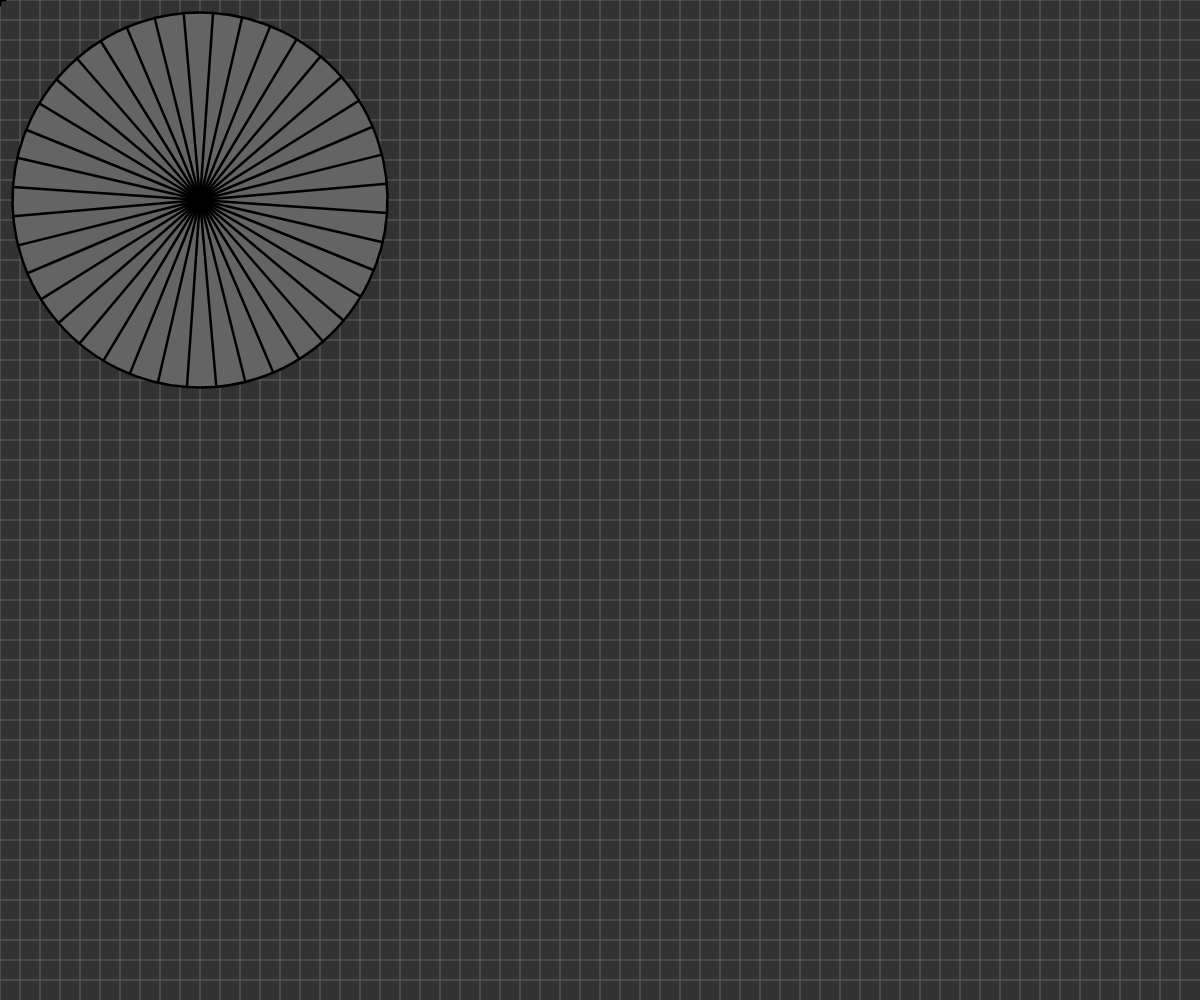
Frame 1 (no input)
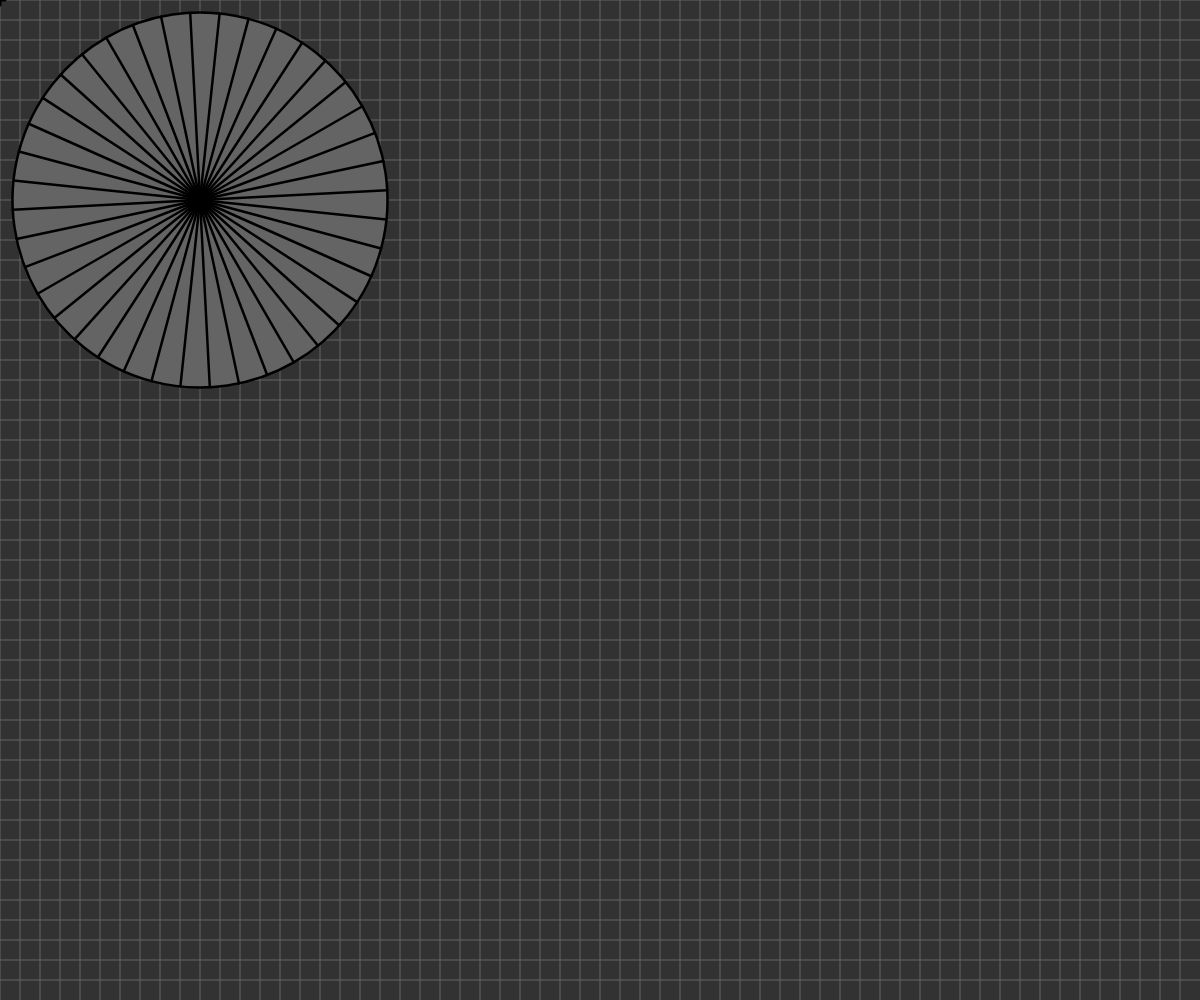
Frame 60 (no input)
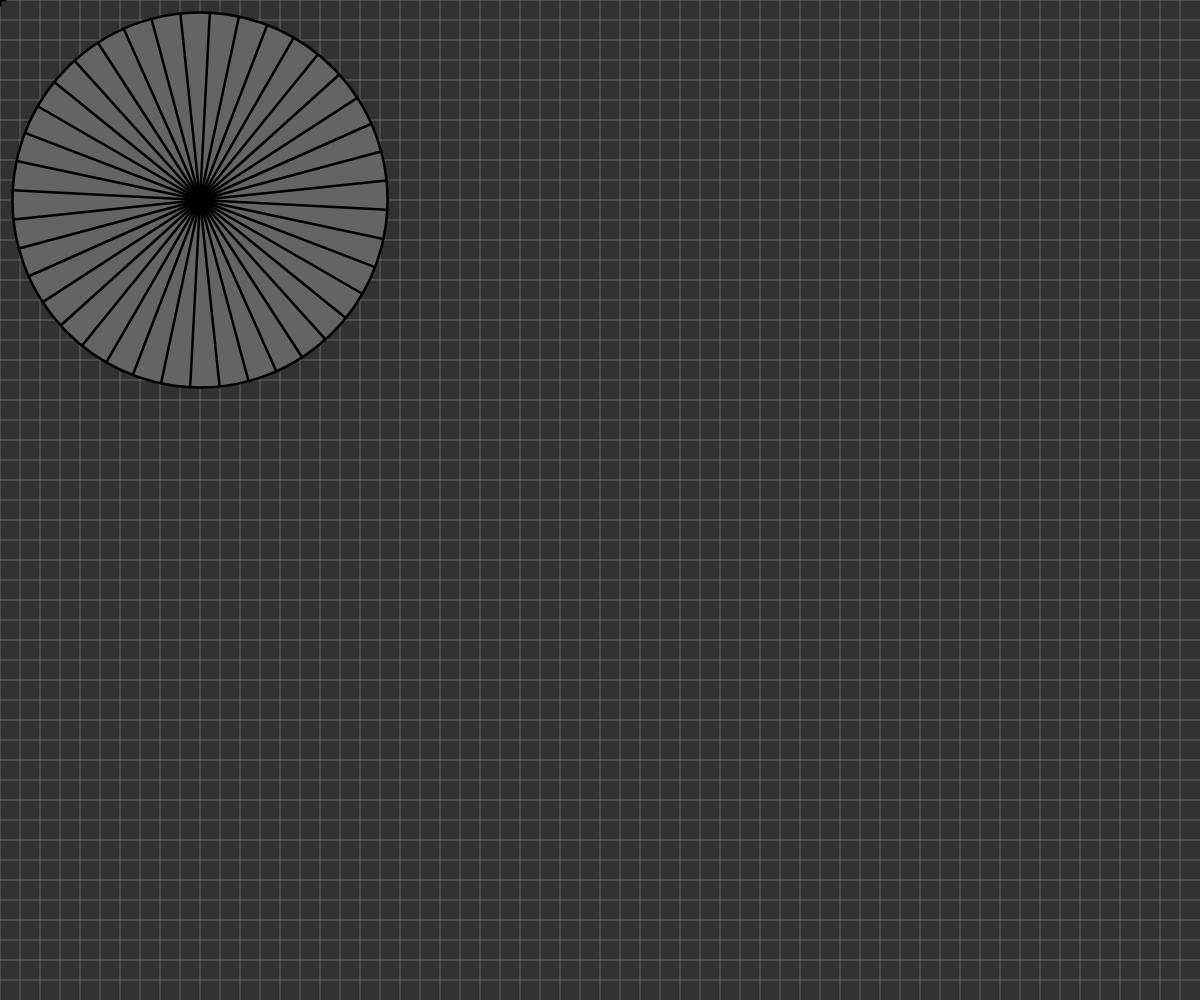
Frame 120 (the mouse pressed at the canvas centre since frame 60)

The p5.js sketch that drew these frames (run headless with seeded random() and noise() and a simulated clock; from frame 60 on, the mouse is pressed at the canvas centre):

// p5.js sketch
// ── sketch.js
// Basic Transformations Sandbox


let originalSpacing = 20;


function setup() {
  createCanvas(windowWidth, windowHeight);
  angleMode(DEGREES);
}

function draw() {
  background(50);
  drawBasicGrid(100);


  //transformation one: TRANSLATION
  // push();// this makes a copy of the coorinate system
  // translate(100, 50);
  // drawBasicGrid(150);
  // rectangleRed(0,0);
  // pop(); //discards the current coordinate system

  // rectangleBlue(0, 0);


  //add push()  pop()




  //transformation two: SCALE
  // rectangleRed(40, 0);
  // push();
  // //scale 1 → no change
  // //scale < 1 → smaller system
  // //scale > 1 → larger system
  // let scaleAmountX = mouseX;
  // let scaleAmountY = mouseY;
  // scaleAmountX = map(scaleAmountX, 0, width, 0, 20);
  // scaleAmountY = map(scaleAmountY, 0, width, 0, 20);

  // translate(40, 40);
  // //move origin to rectangle location
  // scale(scaleAmountX, scaleAmountY);
  // rectangleBlue(0, 0);





  // scale(scaleAmount);
  // translate(100, 0);
  // drawBasicGrid(150);
  // rectangleBlue(20,20);

  // pop();


  //transformation three: ROTATION
  //reminder: rotations are measured in radians, not degrees! Functions can help with the conversion...
  // angleMode(DEGREES);

  // push();
  // translate(width/2, height/2);
  // rotate(frameCount*256);
  // // drawBasicGrid(150);
  // face(0, 0);
  // pop();


  // //Combinations of Transformations
  // push();
  // scale(4);
  // translate(100, 40);
  // rotate(frameCount*2);
  // face(0,0);
  // pop();
  

  push();
  fill(100);
  translate(200, 200);
  scale(2.5)
  rotate(frameCount*4);
  circle(0, 0, 150);
  lines();
  pop();

}

function lines(){
  // line(0, 0, 75, 0);
  // line(0, 0, 0, 75);
  // line(0, -75, 0, 0);
  // line(-75, 0, 0, 0);

  let numLines = 40;
  let angle = 360/numLines;
  for(let i = 0; i < numLines; i++){
    line(0,0,75,0);
    rotate(angle);
    
  }
}

function face(x, y) {
  //draw a face at x,y
  push();
  translate(x,y);
  ellipseMode(CENTER);
  fill(200,200,0);
  stroke(0);
  ellipse(0,0,80,80);
  fill(90, 140, 30, 220);
  triangle(-20, 20, 20, 20, 0, 30);
  fill(0);
  ellipse(-25,0,10,10);
  ellipse(25,0,10,10);
  strokeWeight(5);
  line(-30,-10,30,-10);
  strokeWeight(1);
  pop();

}

function rectangleRed(x, y) {
  //draw a red rectangle at x,y (sized 50 pixels square) - to visualize what happens to the coordinate system
  //when different basic transformations are applied.
  noStroke();
  fill(255, 0, 0, 150);
  rect(x, y, 50, 50);

}

function rectangleBlue(x, y) {
  //draw a red rectangle at x,y (sized 50 pixels square) - to visualize what happens to the coordinate system
  //when different basic transformations are applied.
  noStroke();
  fill(0, 0, 255, 150);
  rect(x, y, 50, 50);

}

function drawBasicGrid(shade) {
  //draw the normal cartesian Coordinate Grid, in a light color. Spaced at 20 px by default
  stroke(shade);
  for (let x = 0; x < width; x += 20) {
    line(x, 0, x, height);
  }
  for (let y = 0; y < height; y += 20) {
    line(0, y, width, y);
  }

  //Draw "X" at the origin
  strokeWeight(3);
  stroke(0);
  line(-5,0,5,0);
  line(0,5,0,-5);
  strokeWeight(1);
}
